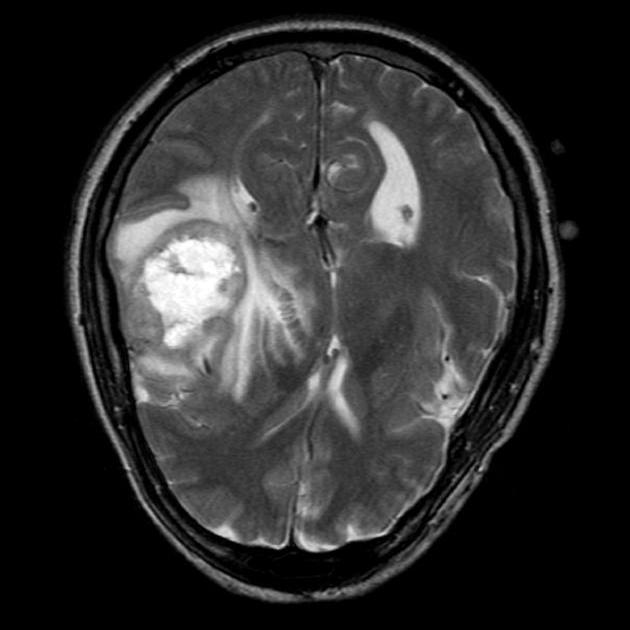
#> input picture dataset/Training/cancer/y100.jpg, 630 x 630 px; its folder holds 3 pictures in this run
$ python image_preproccessing.py
#> lines starting #> are read from the running program, lines starting #| are printed output that depends on the picture; after the words box and inside, x2 and y2 are one past the last pixel; in counts of white or black regions, pixels touching at a corner belong together; pictures that were not available may be replaced by others from this repository, and a replacement may not be noted
#> further down, image is the input picture: shape (630, 630, 3); min 0, max 255, mean 45.1
import cv2
import os
import imutils

def crop_img(img):
	"""
	Finds the extreme points on the image and crops the rectangular out of them
	"""
	gray = cv2.cvtColor(img, cv2.COLOR_RGB2GRAY)
	gray = cv2.GaussianBlur(gray, (3, 3), 0)

	# threshold the image, then perform a series of erosions +
	# dilations to remove any small regions of noise
	thresh = cv2.threshold(gray, 45, 255, cv2.THRESH_BINARY)[1]
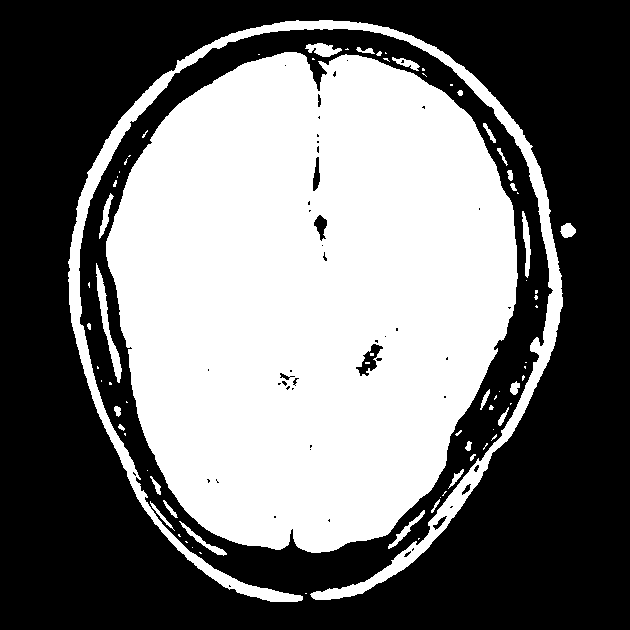
#> thresh: shape (630, 630); 44.8% white; 77 white regions (47 under 20 px), largest, box (x1, y1, x2, y2) and area: (106, 52, 518, 553) 157301, (68, 20, 563, 602) 16854, (96, 263, 122, 383) 739
	thresh = cv2.erode(thresh, None, iterations=2)
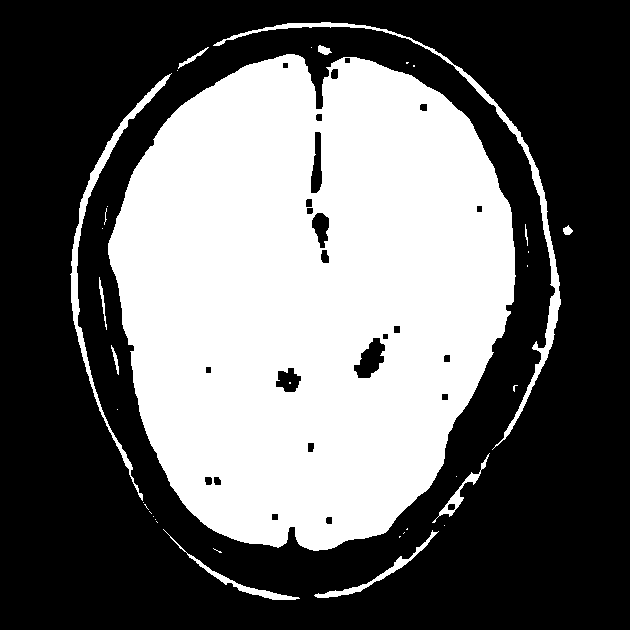
#> thresh: shape (630, 630); 40.2% white; 36 white regions (24 under 20 px), largest, box (x1, y1, x2, y2) and area: (108, 54, 516, 551) 151389, (213, 22, 561, 450) 3395, (70, 73, 172, 501) 2500
	thresh = cv2.dilate(thresh, None, iterations=2)
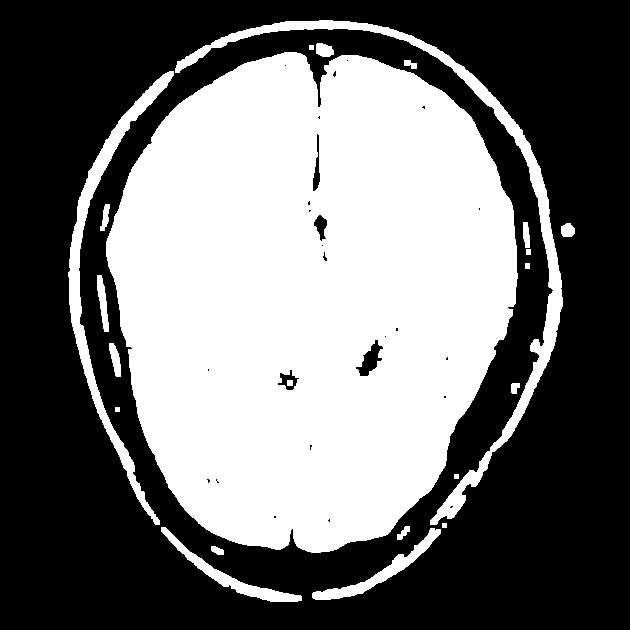
#> thresh: shape (630, 630); 44.2% white; 22 white regions

	# find contours in thresholded image, then grab the largest one
	cnts = cv2.findContours(thresh.copy(), cv2.RETR_EXTERNAL, cv2.CHAIN_APPROX_SIMPLE)
#> cnts = 21 contours, 4 with area under 20; largest, box (x1, y1, x2, y2) and area: (106, 52, 518, 553) 157432, (175, 20, 563, 525) 7551, (68, 71, 174, 525) 4608, (312, 528, 441, 600) 1360, (161, 527, 302, 602) 1353
	cnts = imutils.grab_contours(cnts)
	c = max(cnts, key=cv2.contourArea)
#> c = contour of 728 points, box (x1, y1, x2, y2) (106, 52, 518, 553), area 157432

	# find the extreme points
	extLeft = tuple(c[c[:, :, 0].argmin()][0])
#> extLeft = (106, 241)
	extRight = tuple(c[c[:, :, 0].argmax()][0])
#> extRight = (517, 278)
	extTop = tuple(c[c[:, :, 1].argmin()][0])
#> extTop = (284, 52)
	extBot = tuple(c[c[:, :, 1].argmax()][0])
#> extBot = (311, 552)
	ADD_PIXELS = 0
	new_img = img[extTop[1]-ADD_PIXELS:extBot[1]+ADD_PIXELS, extLeft[0]-ADD_PIXELS:extRight[0]+ADD_PIXELS].copy()
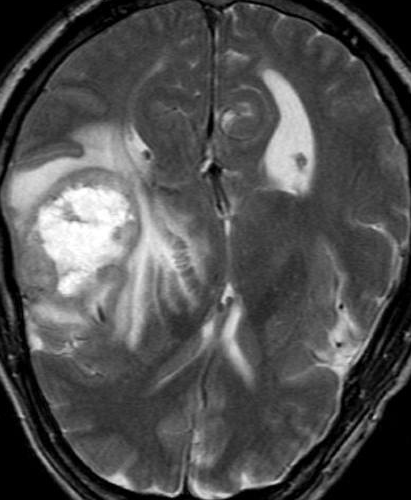
#> new_img: shape (500, 411, 3); min 0, max 255, mean 79.9

	return new_img

if __name__ == "__main__":
	training = "dataset/Training"
	testing = "dataset/Testing"
	training_dir = os.listdir(training)
	testing_dir = os.listdir(testing)
	IMG_SIZE = 256

	for dir in training_dir:
		save_path = 'cleaned_dataset/Training/'+ dir
		path = os.path.join(training,dir)
		image_dir = os.listdir(path)
		for img in image_dir:
			image = cv2.imread(os.path.join(path,img))
			new_img = crop_img(image)
			new_img = cv2.resize(new_img,(IMG_SIZE,IMG_SIZE))
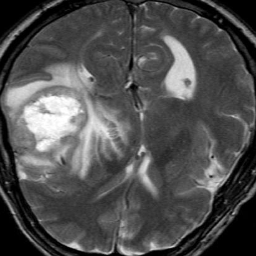
#> new_img: shape (256, 256, 3); min 0, max 255, mean 79.8
			if not os.path.exists(save_path):
				os.makedirs(save_path)
			cv2.imwrite(save_path+'/'+img, new_img)
#> pass 2 of the loop `for dir in training_dir:`:
#> save_path = 'cleaned_dataset/Training/no_cancer'
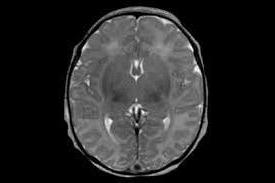
#> input picture dataset/Training/no_cancer/no1016.jpg, 275 x 183 px
#> image is the input picture: shape (183, 275, 3); min 0, max 255, mean 39.7
#> in crop_img (call 4), `thresh = cv2.threshold(gray, 45, 255, cv2.THRESH_BINARY)[1]`:
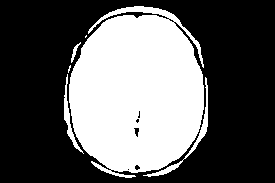
#> thresh: shape (183, 275); 37.2% white; 6 white regions (2 under 20 px), largest, box (x1, y1, x2, y2) and area: (69, 6, 204, 178) 17934, (143, 77, 208, 177) 445, (64, 74, 84, 154) 290, (71, 42, 81, 63) 59
#> `new_img = cv2.resize(new_img,(IMG_SIZE,IMG_SIZE))`:
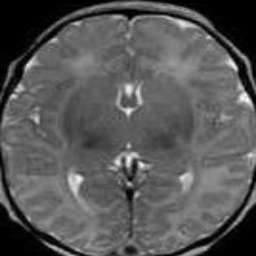
#> new_img: shape (256, 256, 3); min 0, max 252, mean 87.3

	for dir in testing_dir:
		save_path = 'cleaned_dataset/Testing/'+ dir
		path = os.path.join(testing,dir)
		image_dir = os.listdir(path)
		for img in image_dir:
			image = cv2.imread(os.path.join(path,img))
			new_img = crop_img(image)
			new_img = cv2.resize(new_img,(IMG_SIZE,IMG_SIZE))
			if not os.path.exists(save_path):
				os.makedirs(save_path)
			cv2.imwrite(save_path+'/'+img, new_img)
